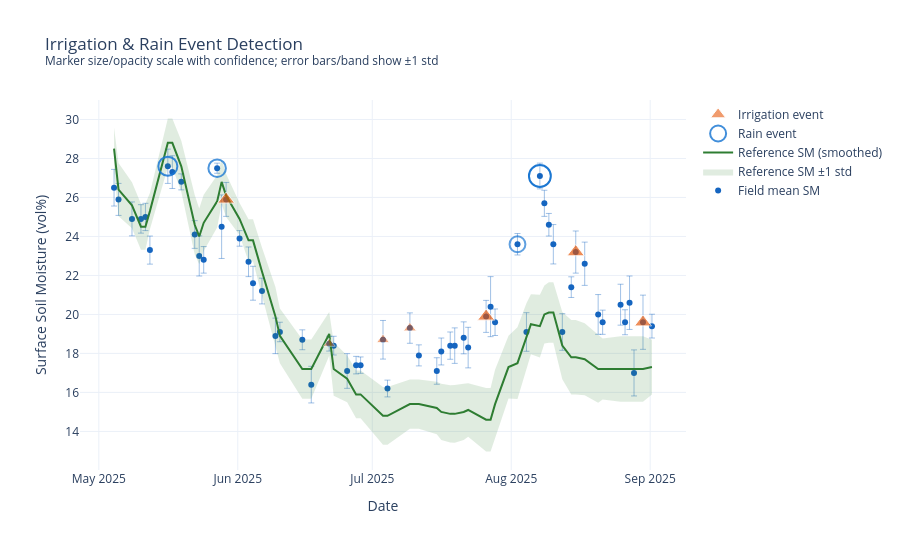

The code cell stored with this chart in its notebook:
### Code cell
rain_ev = events_df[events_df['event_type'] == 'rain']
irr_ev  = events_df[events_df['event_type'] == 'irrigation']

fig = plot_sm_events(field_ts, field_sm_std, ref_ts, ref_sm_std, rain_ev, irr_ev)
fig.show()
